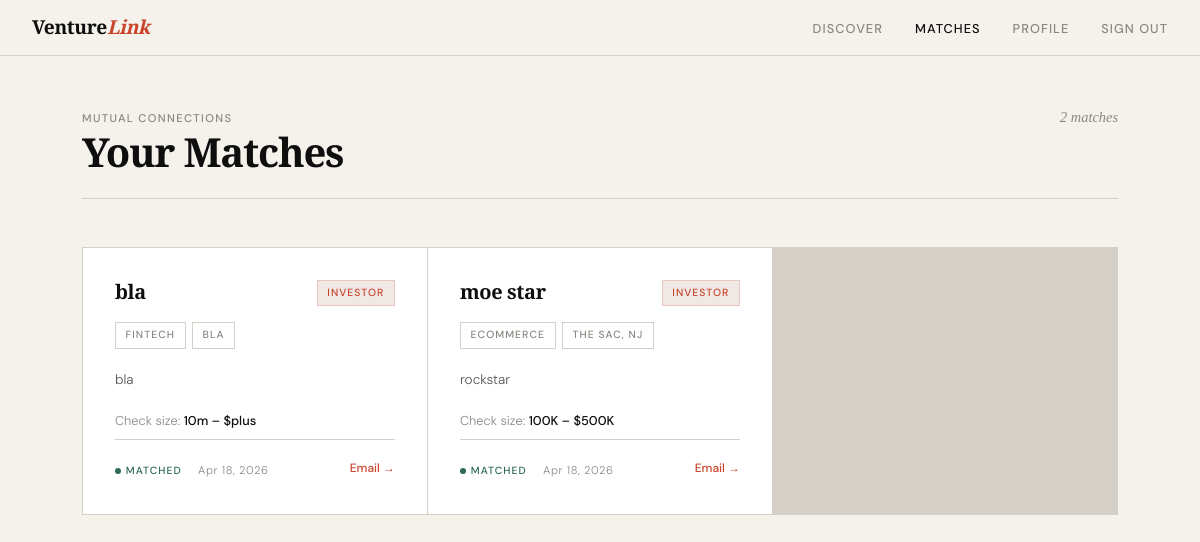
/matches/ (signed in), run on the app's committed database.
### app/models.py (models this page shows, shortened)
class Profile(db.Model):
    id = db.Column(db.Integer, primary_key=True)
    user_id = db.Column(db.Integer, db.ForeignKey('user.id'), nullable=False)
    name = db.Column(db.String(100), nullable=False)
    bio = db.Column(db.Text, nullable=False)
    industry = db.Column(db.String(50), nullable=False)
    location = db.Column(db.String(100))
    website = db.Column(db.String(200))
    updated_at = db.Column(db.DateTime, default=datetime.utcnow, onupdate=datetime.utcnow)
    stage = db.Column(db.String(30))         # pre-seed, seed, series-a, etc.
    funding_ask = db.Column(db.String(50))   # e.g. "$500K"
    team_size = db.Column(db.Integer)
    check_size = db.Column(db.String(50))    # e.g. "$50K–$500K"
    thesis = db.Column(db.Text)
    portfolio = db.Column(db.String(300))

class User(db.Model, UserMixin):
    id = db.Column(db.Integer, primary_key=True)
    email = db.Column(db.String(120), unique=True, nullable=False)
    password = db.Column(db.String(60), nullable=False)
    role = db.Column(db.String(10), nullable=False)  # 'startup' or 'investor'
    created_at = db.Column(db.DateTime, default=datetime.utcnow)
    profile = db.relationship('Profile', backref='user', uselist=False, cascade='all, delete-orphan')
    swipes_given = db.relationship('Swipe', foreign_keys='Swipe.swiper_id', backref='swiper', lazy='dynamic')
    swipes_received = db.relationship('Swipe', foreign_keys='Swipe.swiped_id', backref='swiped', lazy='dynamic')
    matches_a = db.relationship('Match', foreign_keys='Match.user_a_id', backref='user_a', lazy='dynamic')
    matches_b = db.relationship('Match', foreign_keys='Match.user_b_id', backref='user_b', lazy='dynamic')

class Match(db.Model):
    __table_args__ = (db.UniqueConstraint('user_a_id', 'user_b_id'),)
    id = db.Column(db.Integer, primary_key=True)
    user_a_id = db.Column(db.Integer, db.ForeignKey('user.id'), nullable=False)
    user_b_id = db.Column(db.Integer, db.ForeignKey('user.id'), nullable=False)
    created_at = db.Column(db.DateTime, default=datetime.utcnow)

### app/matches/routes.py (the view)
@matches_bp.route('/')
@login_required
def list():
    matches = Match.query.filter(
        (Match.user_a_id == current_user.id) |
        (Match.user_b_id == current_user.id)
    ).order_by(Match.created_at.desc()).all()
    paired = []
    for match in matches:
        other = match.user_b if match.user_a_id == current_user.id else match.user_a
        if other.profile:
            paired.append({'match': match, 'user': other, 'profile': other.profile})
    return render_template('matches/list.html', paired=paired)

### app/models.py (called while the page is built)
@login_manager.user_loader
def load_user(user_id):
    return User.query.get(int(user_id))

### app/templates/matches/list.html (shortened to what this page needs)
{% extends 'base.html' %}
{% block content %}
<div class="matches-header">
    <div>
        <span class="label">Mutual connections</span>
        <h1>Your Matches</h1>
    </div>
    <span class="match-count">{{ paired | length }} match{{ 'es' if paired | length != 1 else '' }}</span>
</div>
{% if paired %}
<div class="matches-grid">
    {% for item in paired %}
    <div class="match-card">
        <div class="match-card-top">
            <div class="match-name">{{ item.profile.name }}</div>
            <span class="tag {{ item.user.role }}">{{ item.user.role }}</span>
        </div>
        <div class="match-meta">
            <span class="tag">{{ item.profile.industry | replace('_',' ') | title }}</span>
            {% if item.profile.location %}
            <span class="tag">{{ item.profile.location }}</span>
            {% endif %}
        </div>
        <p class="match-bio">{{ item.profile.bio }}</p>
        {% if item.user.role == 'investor' and item.profile.check_size %}
        <div style="font-size:0.8rem; color:var(--muted); margin-bottom:0.5rem;">
            Check size: <span style="font-weight:500; color:var(--ink);">{{ item.profile.check_size | replace('_', ' – $') | replace('k','K') }}</span>
        </div>
        {% endif %}
        <div class="match-footer">
            <div>
                <span class="matched-badge">Matched</span>
                <span class="match-date" style="margin-left:0.75rem;">{{ item.match.created_at.strftime('%b %d, %Y') }}</span>
            </div>
            {% if item.profile.website %}
            <a href="{{ item.profile.website }}" target="_blank" class="match-website">Visit →</a>
            {% else %}
            <a href="mailto:{{ item.user.email }}" class="match-website">Email →</a>
            {% endif %}
        </div>
    </div>
    {% endfor %}
</div>
{% else %}
<div class="no-matches">
    <h2>No matches yet.</h2>
    <p>Keep swiping — when both sides connect, you'll see them here.</p>
    <a href="{{ url_for('swipe.deck') }}" class="btn">Go to Discover</a>
</div>
{% endif %}
{% endblock %}

### app/templates/base.html (shortened to what this page needs)
<!DOCTYPE html>
<html lang="en">
<head>
</head>
<body>
    <nav>
        <a href="{{ url_for('swipe.deck') if current_user.is_authenticated else url_for('auth.login') }}" class="nav-logo">
            Venture<span>Link</span>
        </a>
        {% if current_user.is_authenticated %}
        <ul class="nav-links">
            <li><a href="{{ url_for('swipe.deck') }}" {% if request.endpoint == 'swipe.deck' %}class="active"{% endif %}>Discover</a></li>
            <li><a href="{{ url_for('matches.list') }}" {% if request.endpoint == 'matches.list' %}class="active"{% endif %}>Matches</a></li>
            <li><a href="{{ url_for('profiles.edit') }}" {% if request.endpoint == 'profiles.edit' %}class="active"{% endif %}>Profile</a></li>
            <li><a href="{{ url_for('auth.logout') }}">Sign out</a></li>
        </ul>
        {% endif %}
    </nav>
    <main>
        {% block content %}{% endblock %}
    </main>
</body>
</html>

### app/templates/base.html (style rules this page uses)
*, *::before, *::after { box-sizing: border-box; margin: 0; padding: 0; }
:root { --ink: #0e0e0e; --paper: #f5f2ec; --muted: #8a8680; --rule: #d4cfc7; --accent: #c8442a; --accent-light: #f0e8e5; --success: #2d6a4f; --card-bg: #ffffff; --font-display: 'Playfair Display', Georgia, serif; --font-body: 'DM Sans', sans-serif; }
html { font-size: 16px; }
body { font-family: var(--font-body); background: var(--paper); color: var(--ink); min-height: 100vh; font-weight: 300; line-height: 1.6; }
nav { border-bottom: 1px solid var(--rule); padding: 0 2rem; height: 56px; display: flex; align-items: center; justify-content: space-between; background: var(--paper); position: sticky; top: 0; z-index: 100; }
.nav-logo { font-family: var(--font-display); font-size: 1.2rem; font-weight: 600; letter-spacing: -0.02em; color: var(--ink); text-decoration: none; }
.nav-logo span { color: var(--accent); font-style: italic; }
.nav-links { display: flex; align-items: center; gap: 2rem; list-style: none; }
.nav-links a { font-size: 0.8rem; font-weight: 500; letter-spacing: 0.08em; text-transform: uppercase; color: var(--muted); text-decoration: none; transition: color 0.15s; }
.nav-links a.active { color: var(--ink); }
main { max-width: 1100px; margin: 0 auto; padding: 3rem 2rem; }
h1 { font-family: var(--font-display); font-size: clamp(2rem, 5vw, 3.5rem); font-weight: 600; line-height: 1.1; letter-spacing: -0.03em; }
.label { font-size: 0.7rem; font-weight: 500; letter-spacing: 0.12em; text-transform: uppercase; color: var(--muted); }
.tag { display: inline-block; font-size: 0.65rem; font-weight: 500; letter-spacing: 0.1em; text-transform: uppercase; padding: 0.25rem 0.6rem; border: 1px solid var(--rule); color: var(--muted); }
.tag.investor { border-color: #c8442a33; color: var(--accent); background: var(--accent-light); }

### app/templates/matches/list.html (style rules this page uses)
.matches-header { display: flex; align-items: baseline; justify-content: space-between; margin-bottom: 3rem; padding-bottom: 1.5rem; border-bottom: 1px solid var(--rule); }
.matches-header h1 { font-size: 2.5rem; }
.match-count { font-family: var(--font-display); font-size: 0.9rem; font-style: italic; color: var(--muted); }
.matches-grid { display: grid; grid-template-columns: repeat(auto-fill, minmax(300px, 1fr)); gap: 1px; background: var(--rule); border: 1px solid var(--rule); }
.match-card { background: var(--card-bg); padding: 2rem; transition: background 0.15s; }
.match-card-top { display: flex; justify-content: space-between; align-items: flex-start; margin-bottom: 1rem; }
.match-name { font-family: var(--font-display); font-size: 1.25rem; font-weight: 600; letter-spacing: -0.02em; line-height: 1.2; }
.match-bio { font-size: 0.85rem; color: #555; line-height: 1.6; margin: 0.75rem 0 1.25rem; display: -webkit-box; -webkit-line-clamp: 3; -webkit-box-orient: vertical; overflow: hidden; }
.match-meta { display: flex; gap: 0.4rem; flex-wrap: wrap; margin-bottom: 1.25rem; }
.match-footer { display: flex; align-items: center; justify-content: space-between; padding-top: 1rem; border-top: 1px solid var(--rule); }
.match-date { font-size: 0.7rem; color: var(--muted); letter-spacing: 0.05em; }
.match-website { font-size: 0.75rem; color: var(--accent); text-decoration: none; font-weight: 500; }
.matched-badge { display: inline-flex; align-items: center; gap: 0.3rem; font-size: 0.65rem; font-weight: 500; letter-spacing: 0.1em; text-transform: uppercase; color: var(--success); }
.matched-badge::before { content: ''; display: inline-block; width: 6px; height: 6px; background: var(--success); border-radius: 50%; }

### data on the page
Profile: profile.name "bla", profile.industry "FINTECH", profile.location "BLA", profile.bio "bla", profile.check_size "10m – $plus"
User: user.role "INVESTOR"
Match: match.created_at "Apr 18, 2026"
Profile: profile.name "moe star", profile.industry "ECOMMERCE", profile.location "THE SAC, NJ", profile.bio "rockstar", profile.check_size "100K – $500K"
User: user.role "INVESTOR"
Match: match.created_at "Apr 18, 2026"

### other printed values
{{ paired | length }} "2"
{{ 'es' if paired | length != 1 else '' }} "es"
